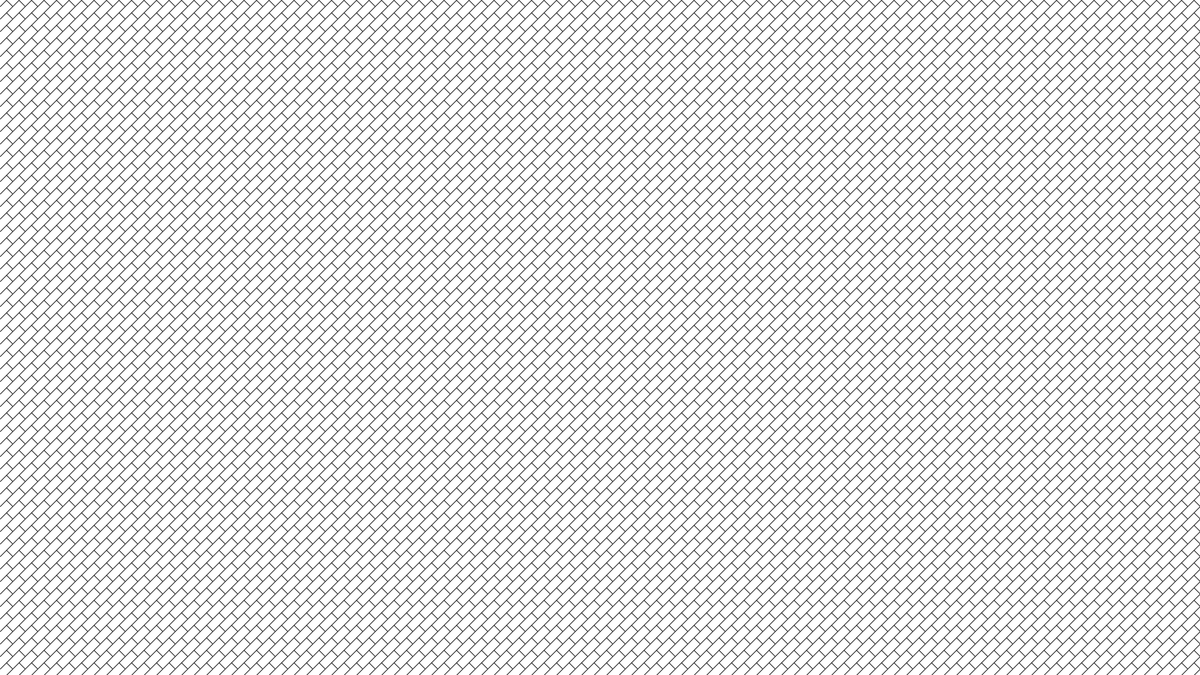
Frame 1 (no input)
Frame 60 (the mouse pressed at the canvas centre just before this capture): identical to frame 1, image omitted
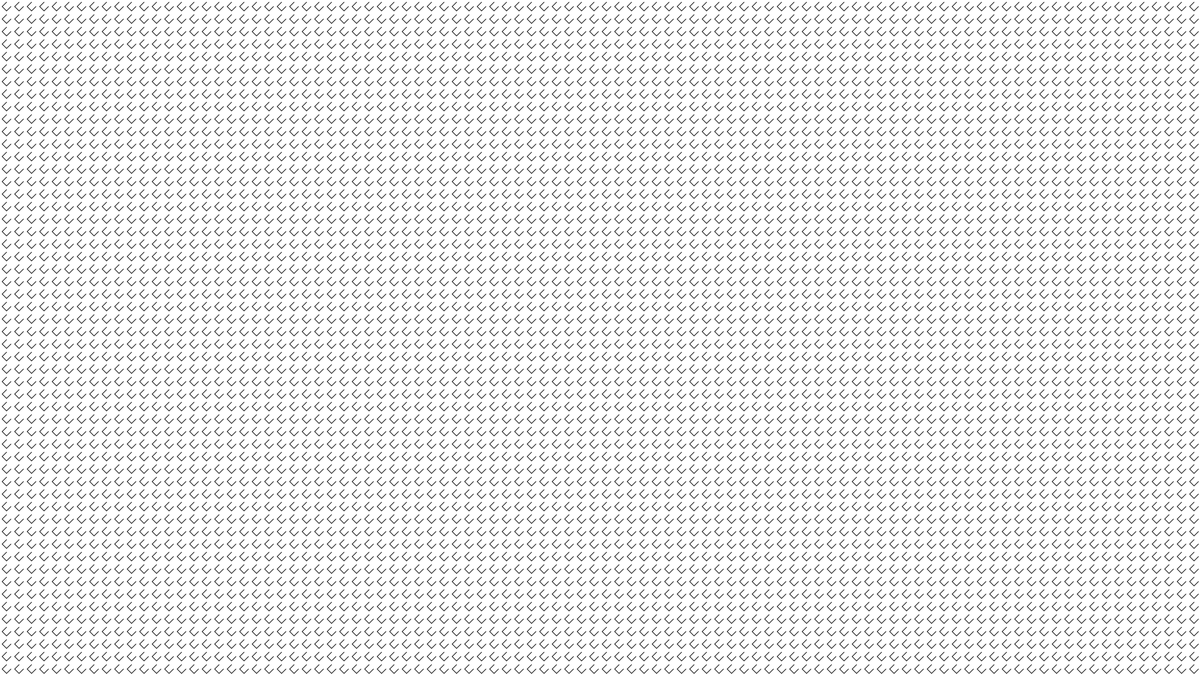
Frame 120 (the mouse held since frame 60 and released just before this capture)

The Processing sketch that drew these frames (run headless with seeded random() and noise(); from frame 60 on, the mouse is pressed at the canvas centre):

// Processing sketch: Exercise_7
// ── Exercise_7.pde
void setup() {
  size(1920, 1080);
}

void draw() {
  background(255);
  drawPattern();
}

// ── DrawPattern.pde
int x = 0, y = 0;
int thick = 0, thin = 0;
void drawPattern() {
  for (int i = 0; i < width; i++) {
    for (int j = 0; j < height; j++) {
      if (i%20 == 0 && j%20 == 0) {
        x = i;
        y = j;
        thick = (int)(mouseX / (float)(height / 20));
        thin = 20 - (int)(mouseX / (float)(height / 20));
        beginShape();
        vertex(x+10, y + thin);
        vertex(x + (20 - thick), y+10);
        vertex(x+10, y + (20 - thin));
        vertex(x+thick, y+10);
        endShape();
      }
    }
  }
}
